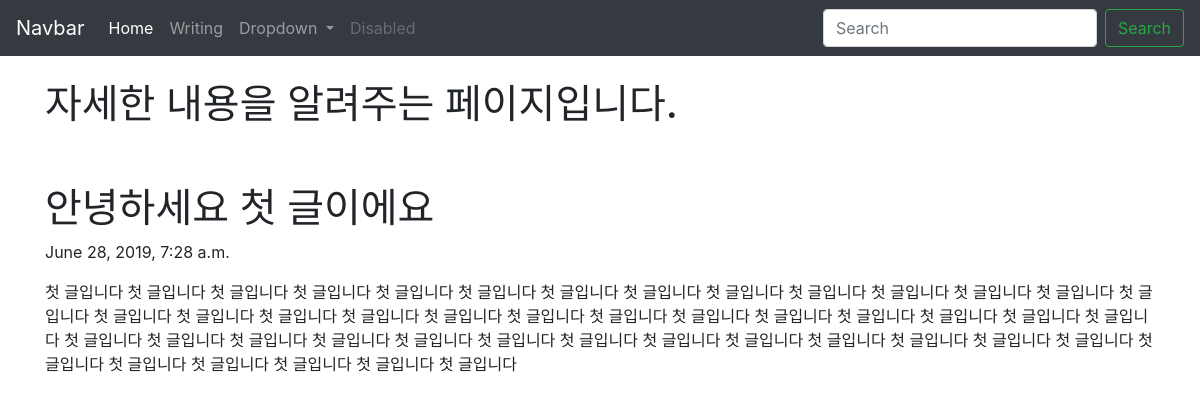
The page /blog/1 on the database its author committed.
### blogapp/models.py (models this page shows, shortened)
class Blog(models.Model):
    title = models.CharField(max_length=200)
    pub_date = models.DateTimeField('date published')
    body = models.TextField()

### blogapp/views.py (the view)
# urls.py: path('<int:blog_id>', views.detail, name="detail"),
def detail(request, blog_id):
    details = get_object_or_404(Blog, pk=blog_id)
    return render(request, 'detail.html', {'details':details})

### blogapp/templates/detail.html (shortened to what this page needs)
<head>
        <link rel="stylesheet" href="https://stackpath.bootstrapcdn.com/bootstrap/4.3.1/css/bootstrap.min.css">
    </head>
    <body>
        <nav class="navbar navbar-expand-lg navbar-dark bg-dark">
      <a class="navbar-brand" href="#">Navbar</a>
      <div class="collapse navbar-collapse" id="navbarSupportedContent">
        <ul class="navbar-nav mr-auto">
          <li class="nav-item active">
            <a class="nav-link" href="#">Home <span class="sr-only">(current)</span></a>
          </li>
          <li class="nav-item">
            <a class="nav-link" href="{% url 'new' %}">Writing</a>
          </li>
          <li class="nav-item dropdown">
            <a class="nav-link dropdown-toggle" href="#" id="navbarDropdown" role="button" data-toggle="dropdown" aria-haspopup="true" aria-expanded="false">
              Dropdown
            </a>
          </li>
          <li class="nav-item">
            <a class="nav-link disabled" href="#" tabindex="-1" aria-disabled="true">Disabled</a>
          </li>
        </ul>
        <form class="form-inline my-2 my-lg-0">
          <input class="form-control mr-sm-2" type="search" placeholder="Search" aria-label="Search">
          <button class="btn btn-outline-success my-2 my-sm-0" type="submit">Search</button>
        </form>
      </div>
    </nav>
    <div class="container">
    <br>
    <h1> 자세한 내용을 알려주는 페이지입니다. </h1>
    <br><br>
    <h1>{{details.title}}</h1>
    <p>{{details.pub_date}}</p>
    <p>{{details.body}}</p>
    </div>
    </body>

### rows shown on the page
Blog: title "안녕하세요 첫 글이에요", pub_date "June 28, 2019, 7:28 a.m.", body "첫 글입니다 첫 글입니다 첫 글입니다 첫 글입니다 첫 글입니다 첫 글입니다 첫 글입니다 첫 글입니다 첫 글입니다 첫 글입니다 첫 글입니다 첫 글입니다 첫 글입니다 첫 글입니다 첫 글입니다 첫 글입니다 첫 글입니다 첫 글입니다 첫 글입니다 첫 글입니다 첫 글입니다 첫 글입니다 첫 글입니다 첫 글입니다 첫 글입니다 첫 글입니다 첫 글입니다 첫 글입니다 첫 글입니다 첫 글입니다 첫 글입니다 첫 글입니다 첫 글입니다 첫 글입니다 첫 글입니다 첫 글입니다 첫 글입니다 첫 글입니다 첫 글입니다 첫 글입니다 첫 글입니다 첫 글입니다 첫 글입니다 첫 글입니다 첫 글입니다 첫 글입니다"
